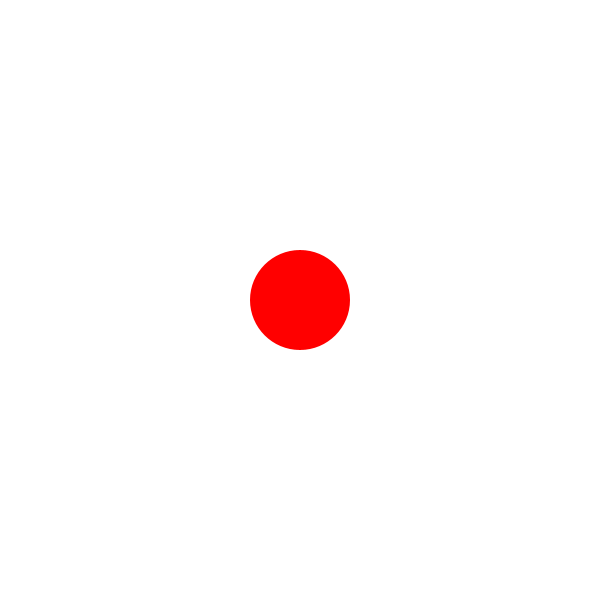
Frame 1 (no input)
Frame 60 (the mouse pressed at the canvas centre just before this capture): identical to frame 1, image omitted
Frame 120 (the mouse held since frame 60 and released just before this capture): identical to frame 1, image omitted

The Processing sketch that drew this single still picture (run headless with seeded random() and noise(); from frame 60 on, the mouse is pressed at the canvas centre):

// Processing sketch: Fig_9_4
// ── Fig_9_4.pde
int x = 300;
int y = 300;

void setup()
{
  size(600,600);
}

void draw()
{
  background(255 );
  fill(255,0,0);
  noStroke();
  ellipse(x,y,100,100);
}
void keyPressed()
{
  if((key == CODED) && (keyCode == UP))
  {
    y--;
  } 
  
  if((key == CODED) && (keyCode == DOWN))
  {
    y++;
  } 
  
  if((key == CODED) && (keyCode == RIGHT))
  {
    x++;
  } 
  
  if((key == CODED) && (keyCode == LEFT))
  {
    x--;
  } 
}
